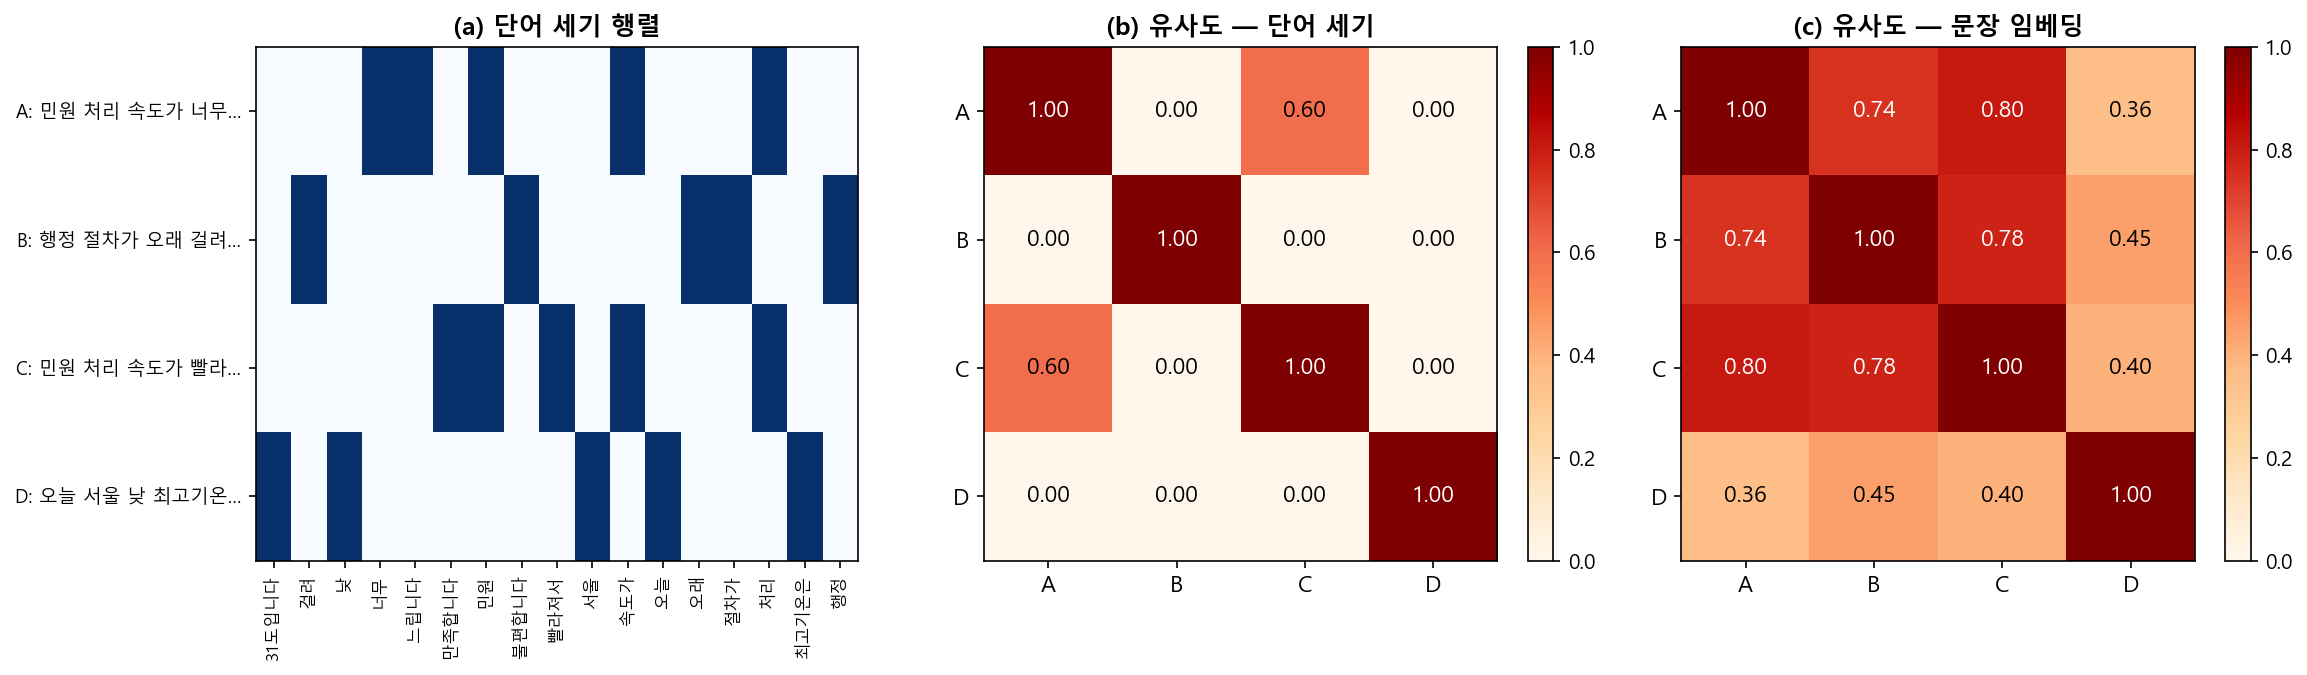

Recreate this plot in Python.
"""
실습 10-1. 문장을 숫자로 바꾸는 두 가지 방법
============================================

목적
  짧은 한국어 문장 네 개를 (1) 단어 세기 벡터와 (2) 문장 임베딩으로 바꾸고,
  두 방식이 문장 사이 거리를 어떻게 다르게 재는지 숫자로 확인한다.

출력
  10-1-text-to-vector.png

수정 이력
  2026-08-17  이전 파일명 10-1-nlp-comparison.py를 대체함.
    - 문제 1: 이전 코드는 카테고리 이름을 본문에 그대로 넣은 문장을 만들어
      분류했다. 라벨이 입력에 들어 있으므로 정확도가 과제 난이도를 재지 못했다.
    - 문제 2: 결과를 'TF-IDF + Naive Bayes vs SVM 성능 순위표'로 출력했다.
      강의노트 작성규칙에서 성능 순위표를 싣지 않기로 했다.
    - 조치: 과제를 '문장을 숫자로 바꾼다'로 바꾸고, 벡터 값을 직접 출력해
      학생이 손으로 따라 계산할 수 있게 했다. 순위표는 없앴다.
"""

# == RESULTS LOG (auto): 콘솔 출력을 results/<스크립트명>.log 에도 저장 ==
import sys as _sys
from pathlib import Path as _Path

_results_dir = _Path(__file__).resolve().parent.parent / "results"
_results_dir.mkdir(exist_ok=True)

class _Tee:
    def __init__(self, *streams):
        self._streams = streams
    def write(self, data):
        for _s in self._streams:
            _s.write(data)
            _s.flush()
    def flush(self):
        for _s in self._streams:
            _s.flush()

_sys.stdout = _Tee(_sys.stdout, open(_results_dir / (_Path(__file__).stem + ".log"), "w", encoding="utf-8"))
# == /RESULTS LOG ==


import os
import warnings

warnings.filterwarnings("ignore")
os.environ["TOKENIZERS_PARALLELISM"] = "false"

import numpy as np
import pandas as pd
import matplotlib

matplotlib.use("Agg")
import matplotlib.pyplot as plt
from sklearn.feature_extraction.text import CountVectorizer
from sklearn.metrics.pairwise import cosine_similarity
from sentence_transformers import SentenceTransformer

plt.rcParams["font.family"] = "Malgun Gothic"
plt.rcParams["axes.unicode_minus"] = False

HERE = os.path.dirname(os.path.abspath(__file__))
np.set_printoptions(precision=3, suppress=True)

SENTENCES = [
    "민원 처리 속도가 너무 느립니다",       # A
    "행정 절차가 오래 걸려 불편합니다",     # B  A와 뜻이 가깝고 겹치는 단어가 없다
    "민원 처리 속도가 빨라져서 만족합니다",  # C  A와 단어가 겹치고 뜻이 반대다
    "오늘 서울 낮 최고기온은 31도입니다",    # D  주제가 전혀 다르다
]
TAGS = ["A", "B", "C", "D"]

print("=" * 78)
print("실습 10-1. 문장을 숫자로 바꾸는 두 가지 방법")
print("=" * 78)

print("\n[1단계] 원문 네 문장")
print("-" * 78)
for tag, s in zip(TAGS, SENTENCES):
    print(f"  {tag}: {s}")

# ---------------------------------------------------------------------------
# 2단계. 단어 세기 벡터
# ---------------------------------------------------------------------------
print("\n[2단계] 방법 1 — 단어 세기 벡터")
print("-" * 78)

cv = CountVectorizer(token_pattern=r"(?u)\b\w+\b")
counts = cv.fit_transform(SENTENCES).toarray()
vocab = cv.get_feature_names_out()

print(f"어휘 사전 크기: {len(vocab)}개")
print(f"어휘: {' / '.join(vocab)}")
print(f"\n각 문장은 {len(vocab)}칸짜리 숫자 목록이 된다.")

count_df = pd.DataFrame(counts, index=TAGS, columns=vocab)
print("\n단어 세기 행렬 (행=문장, 열=어휘, 값=등장 횟수)")
print(count_df.to_string())

print("\n문장 A의 벡터:")
print(f"  {counts[0].tolist()}")

sim_count = cosine_similarity(counts)
print("\n코사인 유사도 (단어 세기 벡터)")
print(pd.DataFrame(sim_count, index=TAGS, columns=TAGS).round(3).to_string())

print("\n손으로 확인하기 — A와 C의 코사인 유사도")
a, c = counts[0].astype(float), counts[2].astype(float)
dot = float(np.dot(a, c))
na, nc = float(np.linalg.norm(a)), float(np.linalg.norm(c))
print(f"  내적           = {dot:.0f}   (두 문장에 함께 나온 단어 수)")
print(f"  A의 길이       = sqrt({int(na**2)}) = {na:.3f}")
print(f"  C의 길이       = sqrt({int(nc**2)}) = {nc:.3f}")
print(f"  코사인 유사도  = {dot:.0f} / ({na:.3f} x {nc:.3f}) = {dot / (na * nc):.3f}")

# ---------------------------------------------------------------------------
# 3단계. 문장 임베딩
# ---------------------------------------------------------------------------
print("\n[3단계] 방법 2 — 문장 임베딩")
print("-" * 78)

model = SentenceTransformer("paraphrase-multilingual-MiniLM-L12-v2")
emb = model.encode(SENTENCES, show_progress_bar=False)

print(f"임베딩 차원: {emb.shape[1]}칸")
print("어휘 사전과 무관하게 문장 길이에 상관없이 항상 같은 칸 수가 나온다.")
fmt = lambda v: "[" + ", ".join(f"{x:+.3f}" for x in v) + ", ...]"
print("\n문장 A 임베딩의 앞 8칸:")
print(f"  {fmt(emb[0][:8])}")
print("\n문장 B 임베딩의 앞 8칸:")
print(f"  {fmt(emb[1][:8])}")

sim_emb = cosine_similarity(emb)
print("\n코사인 유사도 (문장 임베딩)")
print(pd.DataFrame(sim_emb, index=TAGS, columns=TAGS).round(3).to_string())

# ---------------------------------------------------------------------------
# 4단계. 두 방식이 갈리는 지점
# ---------------------------------------------------------------------------
print("\n[4단계] 두 방식이 갈리는 지점")
print("-" * 78)

pairs = [(0, 1, "뜻이 가깝고 겹치는 단어가 없다"),
         (0, 2, "단어가 겹치고 뜻이 반대다"),
         (0, 3, "주제가 다르다")]

rows = []
for i, j, note in pairs:
    rows.append({
        "문장 쌍": f"{TAGS[i]}-{TAGS[j]}",
        "단어 세기": round(float(sim_count[i, j]), 3),
        "문장 임베딩": round(float(sim_emb[i, j]), 3),
        "두 문장의 관계": note,
    })
table = pd.DataFrame(rows)
print(table.to_string(index=False))

print(f"\nA-B: 단어 세기 {sim_count[0,1]:.3f} → 문장 임베딩 {sim_emb[0,1]:.3f}")
print(f"A-C: 단어 세기 {sim_count[0,2]:.3f} → 문장 임베딩 {sim_emb[0,2]:.3f}")
print(f"A-D: 단어 세기 {sim_count[0,3]:.3f} → 문장 임베딩 {sim_emb[0,3]:.3f}")

table.to_csv(os.path.join(HERE, "10-1-similarity-table.csv"),
             index=False, encoding="utf-8-sig")
print("\n표 저장: 10-1-similarity-table.csv")

# ---------------------------------------------------------------------------
# 5단계. 그림
# ---------------------------------------------------------------------------
fig, axes = plt.subplots(1, 3, figsize=(15.5, 4.6))

ax = axes[0]
im = ax.imshow(counts, cmap="Blues", aspect="auto", vmin=0, vmax=1)
ax.set_xticks(range(len(vocab)))
ax.set_xticklabels(vocab, rotation=90, fontsize=8)
ax.set_yticks(range(4))
ax.set_yticklabels([f"{t}: {s[:12]}…" for t, s in zip(TAGS, SENTENCES)], fontsize=9)
ax.set_title("(a) 단어 세기 행렬", fontsize=12, fontweight="bold")

for ax, mat, title in [(axes[1], sim_count, "(b) 유사도 — 단어 세기"),
                       (axes[2], sim_emb, "(c) 유사도 — 문장 임베딩")]:
    im = ax.imshow(mat, cmap="OrRd", vmin=0, vmax=1)
    ax.set_xticks(range(4)); ax.set_xticklabels(TAGS, fontsize=11)
    ax.set_yticks(range(4)); ax.set_yticklabels(TAGS, fontsize=11)
    for i in range(4):
        for j in range(4):
            ax.text(j, i, f"{mat[i, j]:.2f}", ha="center", va="center",
                    fontsize=11,
                    color="white" if mat[i, j] > 0.6 else "black")
    ax.set_title(title, fontsize=12, fontweight="bold")
    plt.colorbar(im, ax=ax, fraction=0.046)

plt.tight_layout()
out = os.path.join(HERE, "10-1-text-to-vector.png")
plt.savefig(out, dpi=150, bbox_inches="tight")
plt.close()
print(f"그림 저장: {os.path.basename(out)}")

print("\n" + "=" * 78)
print("정리")
print("=" * 78)
print(f"단어 세기 벡터는 겹치는 단어가 없으면 0을 준다 (A-B = {sim_count[0,1]:.3f}).")
print(f"문장 임베딩은 같은 상황을 다른 단어로 써도 값을 준다 (A-B = {sim_emb[0,1]:.3f}).")
print("어느 쪽도 A와 C의 반대되는 뜻은 구분하지 못한다. 감정은 따로 재야 한다.")
print("=" * 78)
